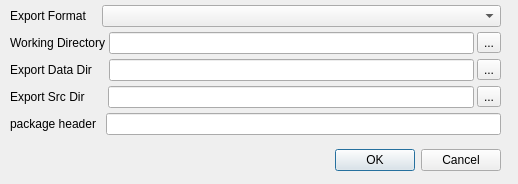
<?xml version="1.0" encoding="UTF-8"?>
<ui version="4.0">
 <class>SetWorkDirDialog</class>
 <widget class="QDialog" name="SetWorkDirDialog">
  <property name="geometry">
   <rect>
    <x>0</x>
    <y>0</y>
    <width>518</width>
    <height>184</height>
   </rect>
  </property>
  <property name="windowTitle">
   <string>Work directory setting</string>
  </property>
  <widget class="QDialogButtonBox" name="buttonBox">
   <property name="enabled">
    <bool>true</bool>
   </property>
   <property name="geometry">
    <rect>
     <x>170</x>
     <y>130</y>
     <width>331</width>
     <height>61</height>
    </rect>
   </property>
   <property name="orientation">
    <enum>Qt::Horizontal</enum>
   </property>
   <property name="standardButtons">
    <set>QDialogButtonBox::Cancel|QDialogButtonBox::Ok</set>
   </property>
  </widget>
  <widget class="QWidget" name="horizontalLayoutWidget">
   <property name="geometry">
    <rect>
     <x>10</x>
     <y>3</y>
     <width>491</width>
     <height>134</height>
    </rect>
   </property>
   <layout class="QHBoxLayout" name="horizontalLayout">
    <property name="spacing">
     <number>3</number>
    </property>
    <property name="sizeConstraint">
     <enum>QLayout::SetMinimumSize</enum>
    </property>
    <item>
     <layout class="QVBoxLayout" name="verticalLayout_3">
      <item>
       <layout class="QHBoxLayout" name="horizontalLayout_4">
        <property name="sizeConstraint">
         <enum>QLayout::SetNoConstraint</enum>
        </property>
        <item>
         <widget class="QLabel" name="label_5">
          <property name="sizePolicy">
           <sizepolicy hsizetype="Preferred" vsizetype="Preferred">
            <horstretch>40</horstretch>
            <verstretch>0</verstretch>
           </sizepolicy>
          </property>
          <property name="minimumSize">
           <size>
            <width>11</width>
            <height>0</height>
           </size>
          </property>
          <property name="text">
           <string>Export Format</string>
          </property>
         </widget>
        </item>
        <item>
         <widget class="QComboBox" name="comboBoxFormat">
          <property name="sizePolicy">
           <sizepolicy hsizetype="Preferred" vsizetype="Maximum">
            <horstretch>180</horstretch>
            <verstretch>0</verstretch>
           </sizepolicy>
          </property>
          <property name="frame">
           <bool>true</bool>
          </property>
         </widget>
        </item>
       </layout>
      </item>
      <item>
       <layout class="QHBoxLayout" name="horizontalLayout_3">
        <property name="sizeConstraint">
         <enum>QLayout::SetNoConstraint</enum>
        </property>
        <item>
         <widget class="QLabel" name="label_3">
          <property name="sizePolicy">
           <sizepolicy hsizetype="Maximum" vsizetype="Preferred">
            <horstretch>0</horstretch>
            <verstretch>0</verstretch>
           </sizepolicy>
          </property>
          <property name="text">
           <string>Working Directory</string>
          </property>
         </widget>
        </item>
        <item>
         <widget class="QLineEdit" name="lineEditTexturePath">
          <property name="sizePolicy">
           <sizepolicy hsizetype="Preferred" vsizetype="Maximum">
            <horstretch>0</horstretch>
            <verstretch>0</verstretch>
           </sizepolicy>
          </property>
         </widget>
        </item>
        <item>
         <widget class="QToolButton" name="toolButtonTexturePath">
          <property name="sizePolicy">
           <sizepolicy hsizetype="Fixed" vsizetype="Fixed">
            <horstretch>0</horstretch>
            <verstretch>0</verstretch>
           </sizepolicy>
          </property>
          <property name="text">
           <string>...</string>
          </property>
         </widget>
        </item>
       </layout>
      </item>
      <item>
       <layout class="QHBoxLayout" name="horizontalLayout_2">
        <item>
         <widget class="QLabel" name="label_4">
          <property name="sizePolicy">
           <sizepolicy hsizetype="Maximum" vsizetype="Maximum">
            <horstretch>40</horstretch>
            <verstretch>0</verstretch>
           </sizepolicy>
          </property>
          <property name="text">
           <string>Export Data Dir    </string>
          </property>
         </widget>
        </item>
        <item>
         <widget class="QLineEdit" name="lineEditExportOut">
          <property name="sizePolicy">
           <sizepolicy hsizetype="Preferred" vsizetype="Maximum">
            <horstretch>30</horstretch>
            <verstretch>0</verstretch>
           </sizepolicy>
          </property>
         </widget>
        </item>
        <item>
         <widget class="QToolButton" name="toolButtonExportOut">
          <property name="sizePolicy">
           <sizepolicy hsizetype="Fixed" vsizetype="Fixed">
            <horstretch>0</horstretch>
            <verstretch>0</verstretch>
           </sizepolicy>
          </property>
          <property name="text">
           <string>...</string>
          </property>
         </widget>
        </item>
       </layout>
      </item>
      <item>
       <layout class="QHBoxLayout" name="horizontalLayout_8">
        <item>
         <widget class="QLabel" name="label_9">
          <property name="sizePolicy">
           <sizepolicy hsizetype="Maximum" vsizetype="Maximum">
            <horstretch>40</horstretch>
            <verstretch>0</verstretch>
           </sizepolicy>
          </property>
          <property name="text">
           <string>Export Src Dir      </string>
          </property>
         </widget>
        </item>
        <item>
         <widget class="QLineEdit" name="lineEditExportOutSrc">
          <property name="sizePolicy">
           <sizepolicy hsizetype="Preferred" vsizetype="Maximum">
            <horstretch>30</horstretch>
            <verstretch>0</verstretch>
           </sizepolicy>
          </property>
         </widget>
        </item>
        <item>
         <widget class="QToolButton" name="toolButtonExportOutSrc">
          <property name="sizePolicy">
           <sizepolicy hsizetype="Fixed" vsizetype="Fixed">
            <horstretch>0</horstretch>
            <verstretch>0</verstretch>
           </sizepolicy>
          </property>
          <property name="text">
           <string>...</string>
          </property>
         </widget>
        </item>
       </layout>
      </item>
      <item>
       <layout class="QHBoxLayout" name="horizontalLayout_7">
        <item>
         <widget class="QLabel" name="label_8">
          <property name="sizePolicy">
           <sizepolicy hsizetype="Maximum" vsizetype="Maximum">
            <horstretch>40</horstretch>
            <verstretch>0</verstretch>
           </sizepolicy>
          </property>
          <property name="text">
           <string>package header  </string>
          </property>
         </widget>
        </item>
        <item>
         <widget class="QLineEdit" name="lineEditPackageHeader">
          <property name="sizePolicy">
           <sizepolicy hsizetype="Preferred" vsizetype="Maximum">
            <horstretch>30</horstretch>
            <verstretch>0</verstretch>
           </sizepolicy>
          </property>
         </widget>
        </item>
       </layout>
      </item>
     </layout>
    </item>
   </layout>
  </widget>
 </widget>
 <resources/>
 <connections>
  <connection>
   <sender>buttonBox</sender>
   <signal>accepted()</signal>
   <receiver>SetWorkDirDialog</receiver>
   <slot>accept()</slot>
   <hints>
    <hint type="sourcelabel">
     <x>248</x>
     <y>254</y>
    </hint>
    <hint type="destinationlabel">
     <x>157</x>
     <y>274</y>
    </hint>
   </hints>
  </connection>
  <connection>
   <sender>buttonBox</sender>
   <signal>rejected()</signal>
   <receiver>SetWorkDirDialog</receiver>
   <slot>reject()</slot>
   <hints>
    <hint type="sourcelabel">
     <x>316</x>
     <y>260</y>
    </hint>
    <hint type="destinationlabel">
     <x>286</x>
     <y>274</y>
    </hint>
   </hints>
  </connection>
 </connections>
</ui>
